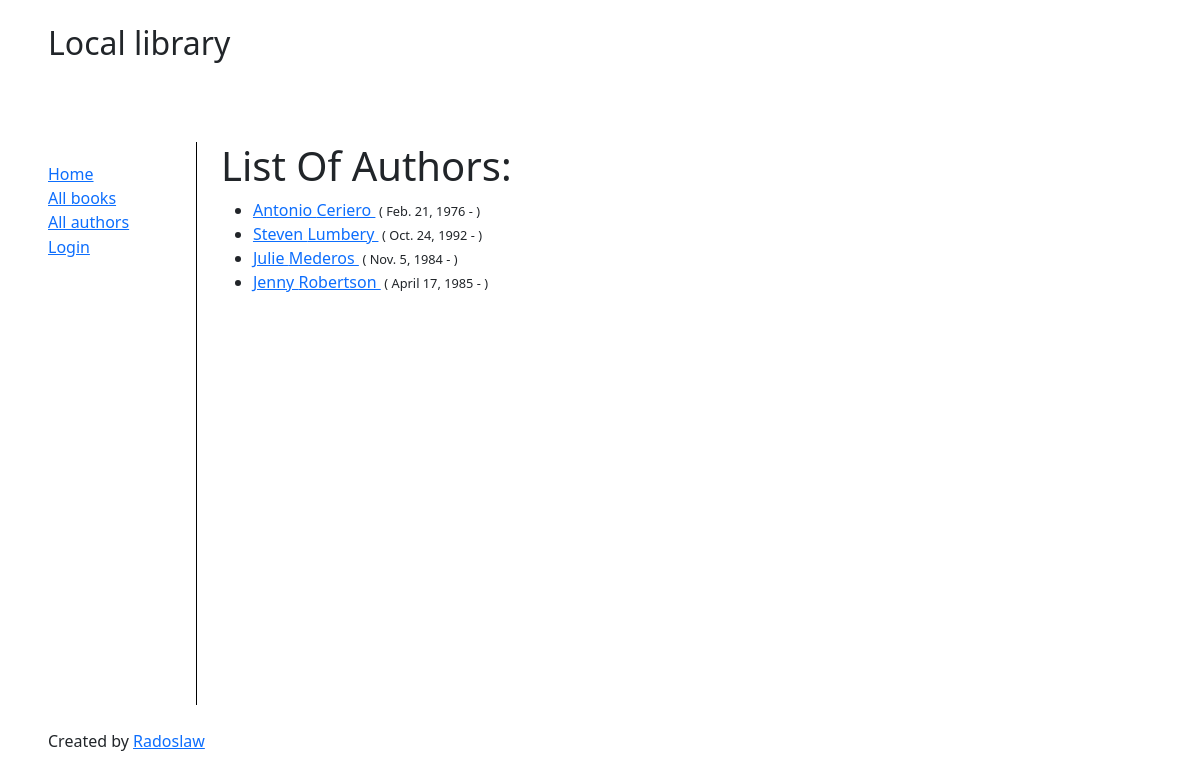
Page /catalog/authors/ on the earlier database version.
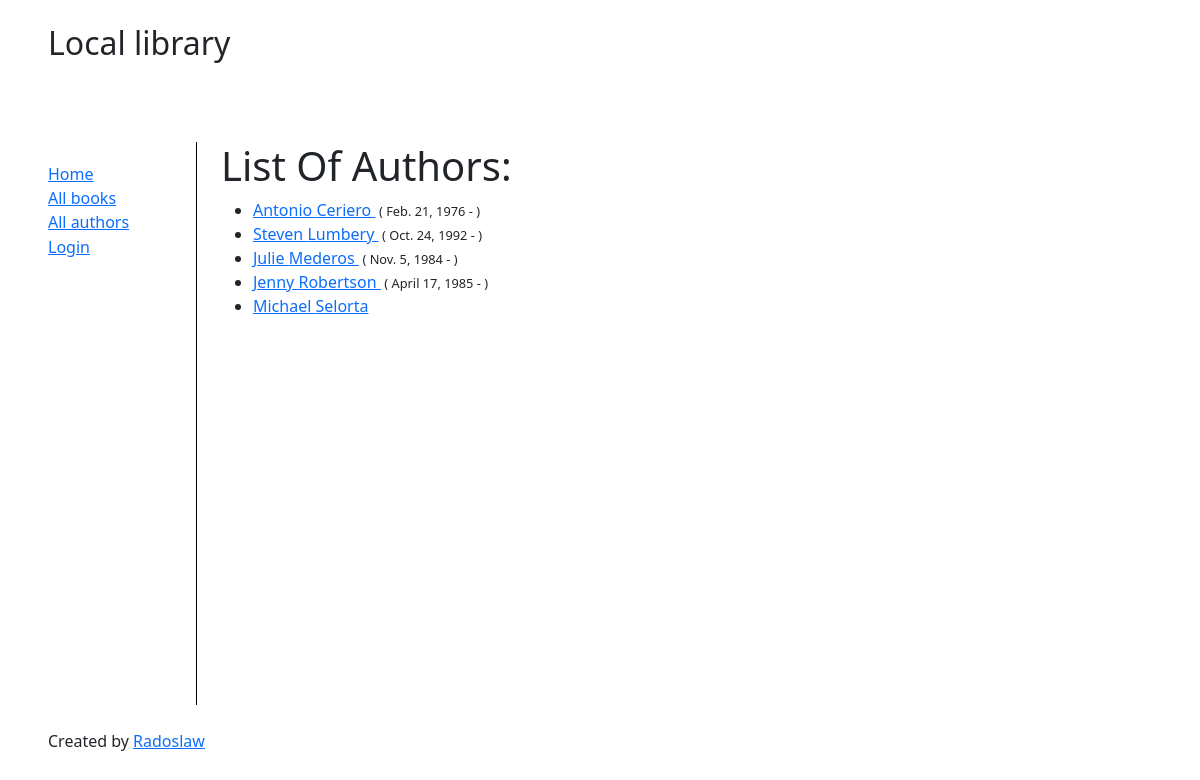
Same page on the later database version.
### catalog/models.py (models this page shows, shortened)
class Author(models.Model):
    first_name = models.CharField(max_length=100)
    last_name = models.CharField(max_length=100)
    date_of_birth = models.DateField(null=True, blank=True)
    date_of_death = models.DateField('died', null=True, blank=True)
    class Meta:
        ordering = ['last_name', 'first_name']
    def get_absolute_url(self):
        return reverse('author-detail', args=[str(self.id)])

### catalog/views.py (the view)
# urls.py: path('authors/', views.AuthorListView.as_view(), name='authors'),
class AuthorListView(generic.ListView):
    model = Author
    paginate_by = 10

### catalog/templates/catalog/author_list.html (shortened to what this page needs)
{% extends "base_generic.html" %}
{% block content %}
    <h1>List Of Authors:</h1>
    {% if author_list %}
        <ul>
            {% for author in author_list %}
                <li>
                    <a href="{{ author.get_absolute_url }}">
                        {{ author.first_name }} {{ author.last_name }}
                    </a>
                    {% if author.date_of_birth %}
                        <span style="font-size:0.8rem; padding-left: 0.3vw;">
                            ( {{ author.date_of_birth }}
                            {% if author.date_of_death %}
                                 - {{ author.date_of_death }} )
                            {% else %}
                                 - )
                            {% endif %}
                        </span>
                    {% endif %}
                </li>
            {% endfor %}
        </ul>
    {% else %}
        <p>There are no book authors.</p>
    {% endif %}
{% endblock %}

### catalog/templates/base_generic.html (shortened to what this page needs)
<!DOCTYPE html>
<html lang="en">
    <head>
        <link
        href="https://cdn.jsdelivr.net/npm/bootstrap@5.1.3/dist/css/bootstrap.min.css"
        rel="stylesheet"
        />
        {% load static %}
        <link rel="stylesheet" href="{% static 'css/style.css' %}">
    </head>
    <body>
        <div class="grid-container">
            <header>
                <h2>Local library</h2>
            </header>
            <aside>
                {% block sidebar %}
                    <ul class="sidebar-nav">
                        <div class="sidebar-section">
                            <li>
                                <a href="{% url 'index' %}">Home</a>
                            </li>
                            <li>
                                <a href="{% url 'books' %}">All books</a>
                            </li>
                            <li>
                                <a href="{% url 'authors' %}">All authors</a>
                            </li>
                        </div>
                        {% if user.is_authenticated %}
                            <div class="sidebar-section">
                                <li>
                                    User:
                                    {{ user.get_username }}
                                </li>
                                <li>
                                    <a href="{% url 'my-borrowed' %}">My borrowed books</a>
                                </li>
                                <li>
                                    <a href="{% url 'logout' %}?next={{ request.path }}">
                                        Logout
                                    </a>
                                </li>
                            </div>
                            {% if perms.catalog.can_mark_returned %}
                                <div class="sidebar-section">
                                    <li>
                                        Staff
                                    </li>
                                    <li>
                                        <a href="{% url 'all-borrowed' %}">
                                            List of books borrowed by all users
                                        </a>
                                    </li>
                                </div>
                            {% endif %}
                        {% else %}
                            <div class="sidebar-section">
                                <li>
                                    <a href="{% url 'login' %}?next={{ request.path }}">
                                        Login
                                    </a>
                                </li>
                            </div>
                        {% endif %}
                    </ul>
                {% endblock %}
            </aside>
            <section class="content-container">
                {% block content %}
                {% endblock %}
            </section>
            <footer>
                <p>Created by
                    <a href="https://github.com/ra2dd">Radoslaw</a>
                </p>
            </footer>
        </div>
    </body>
</html>

### catalog/static/css/style.css (style rules this page uses)
body { margin: 2% 4%; }
.grid-container { display: grid; grid-template-areas: "header header" "sidebar content" "footer footer"; grid-template-columns: 0.8fr 5fr; grid-template-rows: 1fr 6fr 0.5fr; gap: 2vw; position: relative; min-height: 94vh; }
header { grid-area: header; }
aside { grid-area: sidebar; border-right: 0.1vw solid black; padding-right: 1vw; }
.content-container { grid-area: content; }
footer { grid-area: footer; }
.sidebar-nav { margin-top: 20px; padding: 0; list-style: none; }
.sidebar-section { margin-bottom: 1%; }

Differences in the rows shown:
added Author: first_name "Michael", last_name "Selorta"
